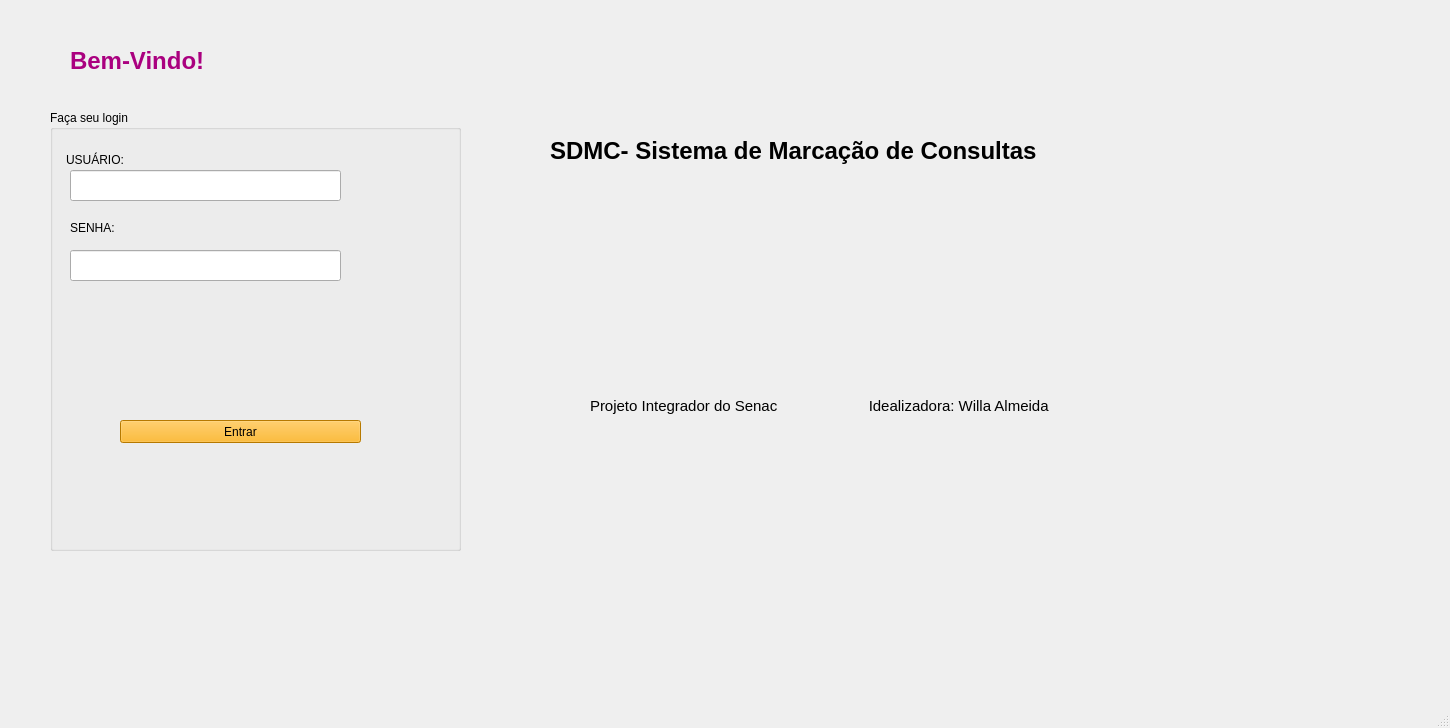
<?xml version="1.0" encoding="UTF-8"?>
<ui version="4.0">
 <class>MainWindow</class>
 <widget class="QMainWindow" name="MainWindow">
  <property name="geometry">
   <rect>
    <x>0</x>
    <y>0</y>
    <width>1450</width>
    <height>728</height>
   </rect>
  </property>
  <property name="windowTitle">
   <string>MainWindow</string>
  </property>
  <widget class="QWidget" name="centralwidget">
   <widget class="QStackedWidget" name="stackedWidget_geral">
    <property name="geometry">
     <rect>
      <x>30</x>
      <y>-30</y>
      <width>1391</width>
      <height>721</height>
     </rect>
    </property>
    <widget class="QWidget" name="page_home">
     <widget class="QWidget" name="horizontalLayoutWidget">
      <property name="geometry">
       <rect>
        <x>520</x>
        <y>80</y>
        <width>502</width>
        <height>201</height>
       </rect>
      </property>
      <layout class="QHBoxLayout" name="horizontalLayout">
       <item>
        <widget class="QLabel" name="label">
         <property name="font">
          <font>
           <pointsize>18</pointsize>
           <weight>75</weight>
           <bold>true</bold>
          </font>
         </property>
         <property name="text">
          <string>SDMC- Sistema de Marcação de Consultas</string>
         </property>
        </widget>
       </item>
      </layout>
     </widget>
     <widget class="QWidget" name="horizontalLayoutWidget_2">
      <property name="geometry">
       <rect>
        <x>20</x>
        <y>140</y>
        <width>411</width>
        <height>441</height>
       </rect>
      </property>
      <layout class="QHBoxLayout" name="horizontalLayout_2">
       <item>
        <widget class="QGroupBox" name="groupBox">
         <property name="title">
          <string>Faça seu login</string>
         </property>
         <widget class="QLabel" name="label_2">
          <property name="geometry">
           <rect>
            <x>16</x>
            <y>40</y>
            <width>81</width>
            <height>20</height>
           </rect>
          </property>
          <property name="text">
           <string>USUÁRIO:</string>
          </property>
         </widget>
         <widget class="QLabel" name="label_3">
          <property name="geometry">
           <rect>
            <x>20</x>
            <y>110</y>
            <width>61</width>
            <height>16</height>
           </rect>
          </property>
          <property name="text">
           <string>SENHA:</string>
          </property>
         </widget>
         <widget class="QLineEdit" name="lineEdit">
          <property name="geometry">
           <rect>
            <x>20</x>
            <y>60</y>
            <width>271</width>
            <height>31</height>
           </rect>
          </property>
         </widget>
         <widget class="QLineEdit" name="lineEdit_2">
          <property name="enabled">
           <bool>true</bool>
          </property>
          <property name="geometry">
           <rect>
            <x>20</x>
            <y>140</y>
            <width>271</width>
            <height>31</height>
           </rect>
          </property>
         </widget>
         <widget class="QPushButton" name="btn_entrar">
          <property name="geometry">
           <rect>
            <x>70</x>
            <y>310</y>
            <width>241</width>
            <height>23</height>
           </rect>
          </property>
          <property name="palette">
           <palette>
            <active>
             <colorrole role="Button">
              <brush brushstyle="SolidPattern">
               <color alpha="255">
                <red>255</red>
                <green>170</green>
                <blue>0</blue>
               </color>
              </brush>
             </colorrole>
             <colorrole role="Base">
              <brush brushstyle="SolidPattern">
               <color alpha="255">
                <red>255</red>
                <green>170</green>
                <blue>0</blue>
               </color>
              </brush>
             </colorrole>
             <colorrole role="Window">
              <brush brushstyle="SolidPattern">
               <color alpha="255">
                <red>255</red>
                <green>170</green>
                <blue>0</blue>
               </color>
              </brush>
             </colorrole>
             <colorrole role="AlternateBase">
              <brush brushstyle="SolidPattern">
               <color alpha="255">
                <red>255</red>
                <green>170</green>
                <blue>0</blue>
               </color>
              </brush>
             </colorrole>
            </active>
            <inactive>
             <colorrole role="Button">
              <brush brushstyle="SolidPattern">
               <color alpha="255">
                <red>255</red>
                <green>170</green>
                <blue>0</blue>
               </color>
              </brush>
             </colorrole>
             <colorrole role="Base">
              <brush brushstyle="SolidPattern">
               <color alpha="255">
                <red>255</red>
                <green>170</green>
                <blue>0</blue>
               </color>
              </brush>
             </colorrole>
             <colorrole role="Window">
              <brush brushstyle="SolidPattern">
               <color alpha="255">
                <red>255</red>
                <green>170</green>
                <blue>0</blue>
               </color>
              </brush>
             </colorrole>
             <colorrole role="AlternateBase">
              <brush brushstyle="SolidPattern">
               <color alpha="255">
                <red>255</red>
                <green>170</green>
                <blue>0</blue>
               </color>
              </brush>
             </colorrole>
            </inactive>
            <disabled>
             <colorrole role="Button">
              <brush brushstyle="SolidPattern">
               <color alpha="255">
                <red>255</red>
                <green>170</green>
                <blue>0</blue>
               </color>
              </brush>
             </colorrole>
             <colorrole role="Base">
              <brush brushstyle="SolidPattern">
               <color alpha="255">
                <red>255</red>
                <green>170</green>
                <blue>0</blue>
               </color>
              </brush>
             </colorrole>
             <colorrole role="Window">
              <brush brushstyle="SolidPattern">
               <color alpha="255">
                <red>255</red>
                <green>170</green>
                <blue>0</blue>
               </color>
              </brush>
             </colorrole>
             <colorrole role="AlternateBase">
              <brush brushstyle="SolidPattern">
               <color alpha="255">
                <red>255</red>
                <green>170</green>
                <blue>0</blue>
               </color>
              </brush>
             </colorrole>
            </disabled>
           </palette>
          </property>
          <property name="text">
           <string>Entrar</string>
          </property>
         </widget>
        </widget>
       </item>
      </layout>
     </widget>
     <widget class="QLabel" name="label_4">
      <property name="geometry">
       <rect>
        <x>40</x>
        <y>50</y>
        <width>201</width>
        <height>81</height>
       </rect>
      </property>
      <property name="palette">
       <palette>
        <active>
         <colorrole role="WindowText">
          <brush brushstyle="SolidPattern">
           <color alpha="255">
            <red>170</red>
            <green>0</green>
            <blue>127</blue>
           </color>
          </brush>
         </colorrole>
         <colorrole role="Text">
          <brush brushstyle="SolidPattern">
           <color alpha="255">
            <red>170</red>
            <green>0</green>
            <blue>127</blue>
           </color>
          </brush>
         </colorrole>
         <colorrole role="Base">
          <brush brushstyle="SolidPattern">
           <color alpha="255">
            <red>170</red>
            <green>0</green>
            <blue>127</blue>
           </color>
          </brush>
         </colorrole>
         <colorrole role="Window">
          <brush brushstyle="SolidPattern">
           <color alpha="255">
            <red>170</red>
            <green>0</green>
            <blue>127</blue>
           </color>
          </brush>
         </colorrole>
        </active>
        <inactive>
         <colorrole role="WindowText">
          <brush brushstyle="SolidPattern">
           <color alpha="255">
            <red>170</red>
            <green>0</green>
            <blue>127</blue>
           </color>
          </brush>
         </colorrole>
         <colorrole role="Text">
          <brush brushstyle="SolidPattern">
           <color alpha="255">
            <red>170</red>
            <green>0</green>
            <blue>127</blue>
           </color>
          </brush>
         </colorrole>
         <colorrole role="Base">
          <brush brushstyle="SolidPattern">
           <color alpha="255">
            <red>170</red>
            <green>0</green>
            <blue>127</blue>
           </color>
          </brush>
         </colorrole>
         <colorrole role="Window">
          <brush brushstyle="SolidPattern">
           <color alpha="255">
            <red>170</red>
            <green>0</green>
            <blue>127</blue>
           </color>
          </brush>
         </colorrole>
        </inactive>
        <disabled>
         <colorrole role="WindowText">
          <brush brushstyle="SolidPattern">
           <color alpha="255">
            <red>120</red>
            <green>120</green>
            <blue>120</blue>
           </color>
          </brush>
         </colorrole>
         <colorrole role="Text">
          <brush brushstyle="SolidPattern">
           <color alpha="255">
            <red>120</red>
            <green>120</green>
            <blue>120</blue>
           </color>
          </brush>
         </colorrole>
         <colorrole role="Base">
          <brush brushstyle="SolidPattern">
           <color alpha="255">
            <red>170</red>
            <green>0</green>
            <blue>127</blue>
           </color>
          </brush>
         </colorrole>
         <colorrole role="Window">
          <brush brushstyle="SolidPattern">
           <color alpha="255">
            <red>170</red>
            <green>0</green>
            <blue>127</blue>
           </color>
          </brush>
         </colorrole>
        </disabled>
       </palette>
      </property>
      <property name="font">
       <font>
        <pointsize>18</pointsize>
        <weight>75</weight>
        <bold>true</bold>
       </font>
      </property>
      <property name="text">
       <string>Bem-Vindo!</string>
      </property>
     </widget>
     <widget class="QLabel" name="label_5">
      <property name="geometry">
       <rect>
        <x>560</x>
        <y>310</y>
        <width>481</width>
        <height>251</height>
       </rect>
      </property>
      <property name="font">
       <font>
        <pointsize>11</pointsize>
        <weight>50</weight>
        <bold>false</bold>
       </font>
      </property>
      <property name="text">
       <string>Projeto Integrador do Senac                      Idealizadora: Willa Almeida</string>
      </property>
     </widget>
    </widget>
    <widget class="QWidget" name="page_enter">
     <widget class="QWidget" name="horizontalLayoutWidget_3">
      <property name="geometry">
       <rect>
        <x>10</x>
        <y>30</y>
        <width>1301</width>
        <height>611</height>
       </rect>
      </property>
      <layout class="QHBoxLayout" name="horizontalLayout_3">
       <item>
        <widget class="QStackedWidget" name="stackedWidget_2"/>
       </item>
       <item>
        <widget class="QListWidget" name="listWidget">
         <property name="sizePolicy">
          <sizepolicy hsizetype="Preferred" vsizetype="Preferred">
           <horstretch>0</horstretch>
           <verstretch>0</verstretch>
          </sizepolicy>
         </property>
         <property name="maximumSize">
          <size>
           <width>300</width>
           <height>200</height>
          </size>
         </property>
        </widget>
       </item>
      </layout>
     </widget>
    </widget>
   </widget>
  </widget>
  <widget class="QMenuBar" name="menubar">
   <property name="geometry">
    <rect>
     <x>0</x>
     <y>0</y>
     <width>1450</width>
     <height>21</height>
    </rect>
   </property>
  </widget>
  <widget class="QStatusBar" name="statusbar"/>
 </widget>
 <resources/>
 <connections/>
</ui>
